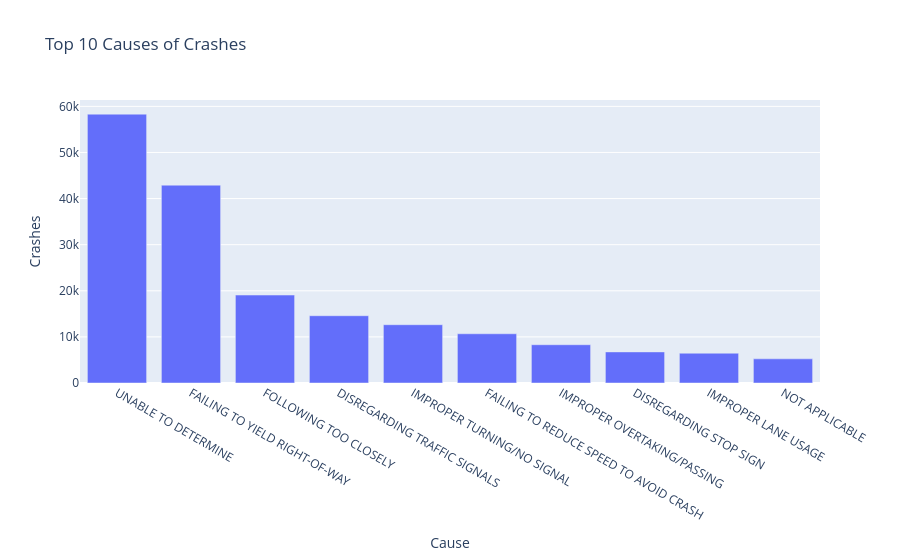

Notebook source saved alongside this figure:
### Markdown cell above
#Top 10 Causes of Crashes

This section examines the most common causes that contribute to road crashes.

### Code cell
causes = df["prim_contributory_cause"].value_counts().head(10).reset_index()
causes.columns=["Cause","Crashes"]
fig=px.bar(
    causes,
    x="Cause",
    y="Crashes",
    title="Top 10 Causes of Crashes"
)
fig.show()

### Figure 1 — Plotly figure (JSON) as saved in the notebook; plotly's stock layout.template omitted (floating-point values rounded to 4 significant figures)
{"data": [{"hovertemplate": "Cause=%{x}<br>Crashes=%{y}<extra></extra>", "legendgroup": "", "marker": {"color": "#636efa", "pattern": {"shape": ""}}, "name": "", "orientation": "v", "showlegend": false, "textposition": "auto", "type": "bar", "x": ["UNABLE TO DETERMINE", "FAILING TO YIELD RIGHT-OF-WAY", "FOLLOWING TOO CLOSELY", "DISREGARDING TRAFFIC SIGNALS", "IMPROPER TURNING/NO SIGNAL", "FAILING TO REDUCE SPEED TO AVOID CRASH", "IMPROPER OVERTAKING/PASSING", "DISREGARDING STOP SIGN", "IMPROPER LANE USAGE", "NOT APPLICABLE"], "xaxis": "x", "y": [58310, 42909, 19074, 14590, 12642, 10675, 8302, 6746, 6460, 5241], "yaxis": "y"}], "layout": {"barmode": "relative", "legend": {"tracegroupgap": 0}, "title": {"text": "Top 10 Causes of Crashes"}, "xaxis": {"anchor": "y", "domain": [0, 1], "title": {"text": "Cause"}}, "yaxis": {"anchor": "x", "domain": [0, 1], "title": {"text": "Crashes"}}}}
